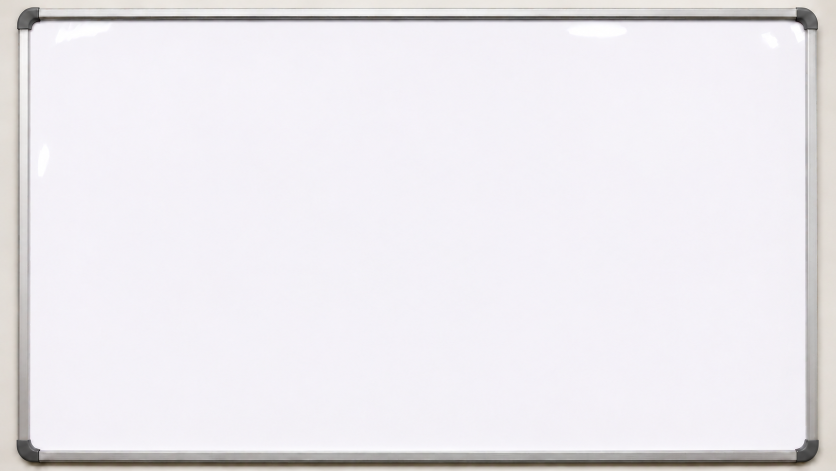
#> input picture channels/oddly_drawn/brand/blank-board-first-frame.png, 1672 x 941 px (shown at 1/2 size)
$ python thumbnail_previews.py ../../../../channels/oddly_drawn/brand/blank-board-first-frame.png --out out.png
#> lines starting #> are read from the running program, lines starting #| are printed output that depends on the picture
"""Build local thumbnail QA crops; never modifies source or uploads anything. Requires Pillow."""
import argparse
import hashlib
import json
from pathlib import Path
from PIL import Image, ImageOps


def ratio(value):
    try:
        a, b = map(int, value.split(':'))
    except ValueError as exc:
        raise argparse.ArgumentTypeError('Use a positive integer ratio, e.g. 2:3') from exc
    if a <= 0 or b <= 0:
        raise argparse.ArgumentTypeError('Ratio values must be positive')
    return a / b


def center_box(size, target):
    w, h = size
    cw, ch = min(w, h * target), min(h, w / target)
    return ((w-cw)/2, (h-ch)/2, (w+cw)/2, (h+ch)/2)


def main():
    p = argparse.ArgumentParser(description=__doc__)
    p.add_argument('image', type=Path)
    p.add_argument('--out', type=Path, required=True)
    p.add_argument('--widths', type=int, nargs='+', default=[360, 180])
    p.add_argument('--crops', nargs='*', default=['2:3'])
    p.add_argument('--regions', type=Path, help='JSON: regions [{label, box:[left,top,right,bottom]}], normalized 0..1')
    a = p.parse_args()
    if any(w <= 0 for w in a.widths):
        p.error('Widths must be positive')
    source = a.image.resolve()
    a.out.mkdir(parents=True, exist_ok=True)
    if a.out.resolve() == source.parent and source.name.startswith('qa_'):
        p.error('Use a separate output directory')
    with Image.open(source) as raw:
#> raw is the input picture: PIL image 1672x941 RGB; mean R, G, B 235.5, 232.8, 237
        im = ImageOps.exif_transpose(raw).convert('RGB')
    regions = json.loads(a.regions.read_text())['regions'] if a.regions else []
    for r in regions:
        l, t, rr, b = r['box']
        if not (0 <= l < rr <= 1 and 0 <= t < b <= 1):
            p.error('Region coordinates must be normalized, ordered and inside the source')
    report = {'source': str(source), 'sha256': hashlib.sha256(source.read_bytes()).hexdigest(),
              'source_pixels': list(im.size), 'previews': [],
              'limits': 'Local simulation only. Region containment uses supplied bounds, not OCR or face detection. Visual readability, actual device and YouTube display require separate observation.'}
    variants = [('full', (0, 0, *im.size))]
#> variants = [('full', (0, 0, 1672, 941))]
    try:
        variants += [(r.replace(':', 'x'), center_box(im.size, ratio(r))) for r in a.crops]
    except argparse.ArgumentTypeError as exc:
        p.error(str(exc))
    for label, box in variants:
        cw, ch = box[2]-box[0], box[3]-box[1]
        checks = []
        for r in regions:
            l,t,rr,b = [v*im.size[i % 2] for i,v in enumerate(r['box'])]
            margins = [l-box[0], t-box[1], box[2]-rr, box[3]-b]
            checks.append({'label':r['label'], 'contained':min(margins)>=0,
                           'margins_source_px':margins})
        for width in a.widths:
            height = round(width*ch/cw)
            dest = a.out / f'qa_{label}_{width}x{height}.jpg'
            if dest.resolve() == source:
                p.error('Refusing to overwrite source')
            # Crop and resample for inspection; never stretch a source into another ratio.
            im.resize((width,height),Image.Resampling.LANCZOS,box=box).save(dest,quality=95,subsampling=0)
            report['previews'].append({'path':str(dest), 'pixels':[width,height],
                                       'crop_box_source_px':list(box), 'regions':checks})
#> this loop made 2 passes
#> pass 1, in main, `im.resize((width,height),Image.Resampling.LANCZOS,box=box).save(dest,q..`:
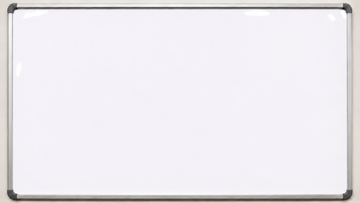
#> saved as qa_full_360x203.jpg: PIL image 360x203 RGB; mean R, G, B 235.5, 232.8, 237
#> pass 1, in main, `im.resize((width,height),Image.Resampling.LANCZOS,box=box).save(dest,q..`:
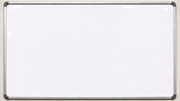
#> saved as qa_full_180x101.jpg: PIL image 180x101 RGB; mean R, G, B 235.4, 232.7, 236.9
#> pass 2, in main, `im.resize((width,height),Image.Resampling.LANCZOS,box=box).save(dest,q..`:
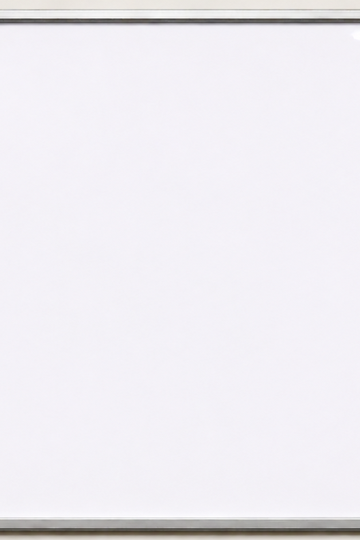
#> saved as qa_2x3_360x540.jpg: PIL image 360x540 RGB; mean R, G, B 238, 235.6, 240.5
    (a.out/'manifest.json').write_text(json.dumps(report,ensure_ascii=False,indent=2)+'\n')
    print(json.dumps({'previews':len(report['previews']), 'source_pixels':im.size,
                      'all_declared_regions_contained':all(c['contained'] for v in report['previews'] for c in v['regions']) if regions else None}))
#| {"previews": 4, "source_pixels": [1672, 941], "all_declared_regions_contained": null}


if __name__ == '__main__':
    main()
